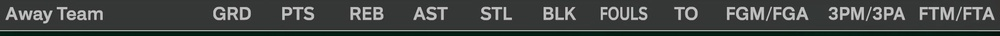
#> input picture eval/crops/IMG_0312_header.jpg, 1000 x 36 px, shrunk from 2307 x 82 before the run
$ python python_ocr_wrapper.py -i eval/crops/IMG_0312_header.jpg
#> lines starting #> are read from the running program, lines starting #| are printed output that depends on the picture; after the words box and inside, x2 and y2 are one past the last pixel; in counts of white or black regions, pixels touching at a corner belong together
#!/usr/bin/env python3
"""
Python OCR Wrapper for ScoreCheck Web App
This script provides preprocessing functionality for the enhanced OCR service
"""

import sys
import os
import cv2
import numpy as np
import argparse
from pathlib import Path

def preprocess_image_for_ocr(image_path: str, output_path: str = None) -> str:
    """
    Preprocess image for optimal OCR results using the same techniques
    from final_optimization_01_binary.py
    """
#> called with image_path = 'eval/crops/IMG_0312_header.jpg'
    try:
        # Load image
        image = cv2.imread(image_path)
#> image is the input picture: shape (36, 1000, 3); mean B, G, R 66.7, 68.9, 64
        if image is None:
            raise ValueError(f"Could not load image: {image_path}")

        print(f"Preprocessing image: {image_path}")

        # Convert to grayscale
        gray = cv2.cvtColor(image, cv2.COLOR_BGR2GRAY)

        # Apply CLAHE for contrast enhancement
        clahe = cv2.createCLAHE(clipLimit=2.0, tileGridSize=(8,8))
        enhanced = clahe.apply(gray)
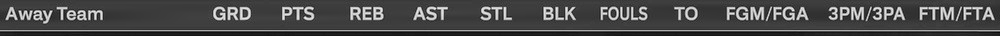
#> enhanced: shape (36, 1000); min 4, max 238, mean 74.1

        # Apply Otsu thresholding
        _, otsu = cv2.threshold(enhanced, 0, 255, cv2.THRESH_BINARY + cv2.THRESH_OTSU)
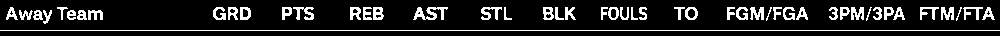
#> otsu: shape (36, 1000); 13.6% white in thin lines or dots, all inside (x1, y1, x2, y2) = (0, 7, 1000, 31)

        # Apply morphological closing to clean up text
        kernel = cv2.getStructuringElement(cv2.MORPH_RECT, (2, 2))
        cleaned = cv2.morphologyEx(otsu, cv2.MORPH_CLOSE, kernel)
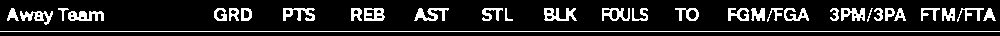
#> cleaned: shape (36, 1000); 13.9% white; 32 white regions, largest, box (x1, y1, x2, y2) and area: (0, 31, 1000, 32) 1000, (68, 11, 104, 21) 248, (544, 8, 577, 21) 244

        # Light denoising
        denoised = cv2.medianBlur(cleaned, 1)

        # Invert for OCR (white text on black background)
        final = cv2.bitwise_not(denoised)

        # Save preprocessed image
        if output_path is None:
            # Create a unique filename to avoid overwriting input
            base_name = os.path.splitext(image_path)[0]
            output_path = f"{base_name}_preprocessed.png"

        cv2.imwrite(output_path, final)
        print(f"Preprocessed image saved to: {output_path}")

        return output_path

    except Exception as e:
        print(f"Error preprocessing image: {str(e)}")
        return None

# [143 lines left out: functions create_threshold_image, create_enhanced_preprocessing, create_multi_level_preprocessing, not called in this run]

def main():
    parser = argparse.ArgumentParser(description='Python OCR Preprocessing Wrapper')
    parser.add_argument('--input', '-i', required=True, help='Input image path')
    parser.add_argument('--output', '-o', help='Output image path (optional)')
    parser.add_argument('--preprocess-only', action='store_true', help='Only preprocess, no OCR')
    parser.add_argument('--enhanced', action='store_true', help='Use enhanced preprocessing variant')
    parser.add_argument('--threshold', action='store_true', help='Create threshold image for turnover OCR')
    parser.add_argument('--multilevel', action='store_true', help='Create multi-level thresholding variant for rebounds/assists')
    parser.add_argument('--unique-id', help='Unique ID for deduplication (ignored)')

    args = parser.parse_args()

    if not os.path.exists(args.input):
        print(f"❌ Input file does not exist: {args.input}")
        sys.exit(1)

    if args.threshold:
        # Create threshold image specifically for turnovers
        output_path = create_threshold_image(args.input, args.output)
        if output_path:
            print(f"Output saved to: {output_path}")
            sys.exit(0)
        else:
            sys.exit(1)
    elif args.multilevel:
        # Create multi-level preprocessing variant for rebounds/assists
        output_path = create_multi_level_preprocessing(args.input, args.output)
        if output_path:
            print(f"Output saved to: {output_path}")
            sys.exit(0)
        else:
            sys.exit(1)
    elif args.enhanced:
        # Use enhanced preprocessing
        output_path = create_enhanced_preprocessing(args.input, args.output)
        if output_path:
            print(f"Output saved to: {output_path}")
            sys.exit(0)
        else:
            sys.exit(1)
    elif args.preprocess_only:
        # Just preprocess the image
        output_path = preprocess_image_for_ocr(args.input, args.output)
        if output_path:
            print(f"Output saved to: {output_path}")
            sys.exit(0)
        else:
            sys.exit(1)
    else:
        # Preprocess and perform basic OCR test
        output_path = preprocess_image_for_ocr(args.input, args.output)
        if output_path:
            print(f"✅ Preprocessing completed successfully")
            print(f"Output saved to: {output_path}")
            sys.exit(0)
#> (the program exits here)

$ run again, on eval/crops/IMG_0312_teamB_composite.jpg
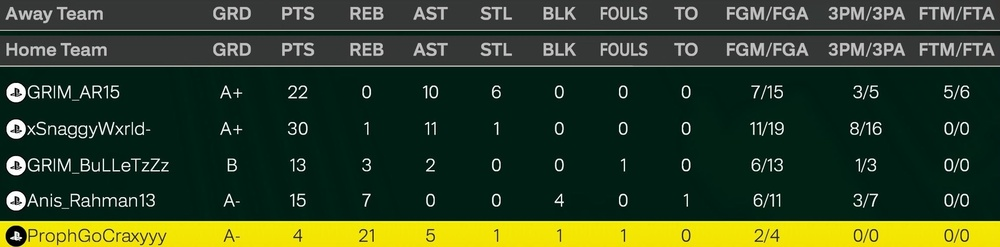
#> input picture eval/crops/IMG_0312_teamB_composite.jpg, 1000 x 247 px, shrunk from 2307 x 569 before the run
#> in preprocess_image_for_ocr, image is the input picture: shape (247, 1000, 3); mean B, G, R 38, 66.4, 49.3
#> in preprocess_image_for_ocr, `_, otsu = cv2.threshold(enhanced, 0, 255, cv2.THRESH_BINARY + cv2.THRE..`:
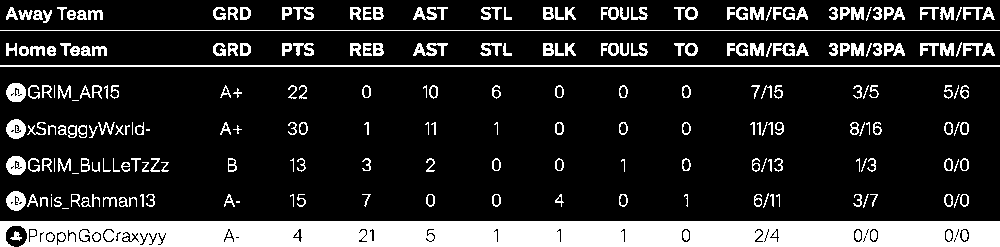
#> otsu: shape (247, 1000); 17.3% white; 237 white regions (19 under 20 px), largest, box (x1, y1, x2, y2) and area: (0, 221, 1000, 247) 24533, (0, 65, 1000, 67) 2000, (0, 30, 1000, 31) 1000
#> in preprocess_image_for_ocr, `cleaned = cv2.morphologyEx(otsu, cv2.MORPH_CLOSE, kernel)`:
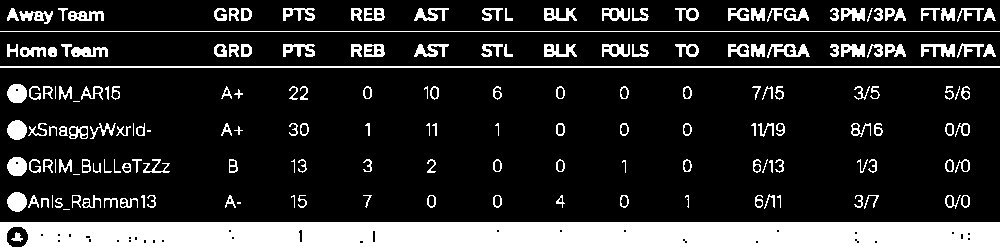
#> cleaned: shape (247, 1000); 17.4% white; 178 white regions (15 under 20 px), largest, box (x1, y1, x2, y2) and area: (0, 222, 1000, 247) 24456, (0, 66, 1000, 68) 2000, (0, 31, 1000, 32) 1000
